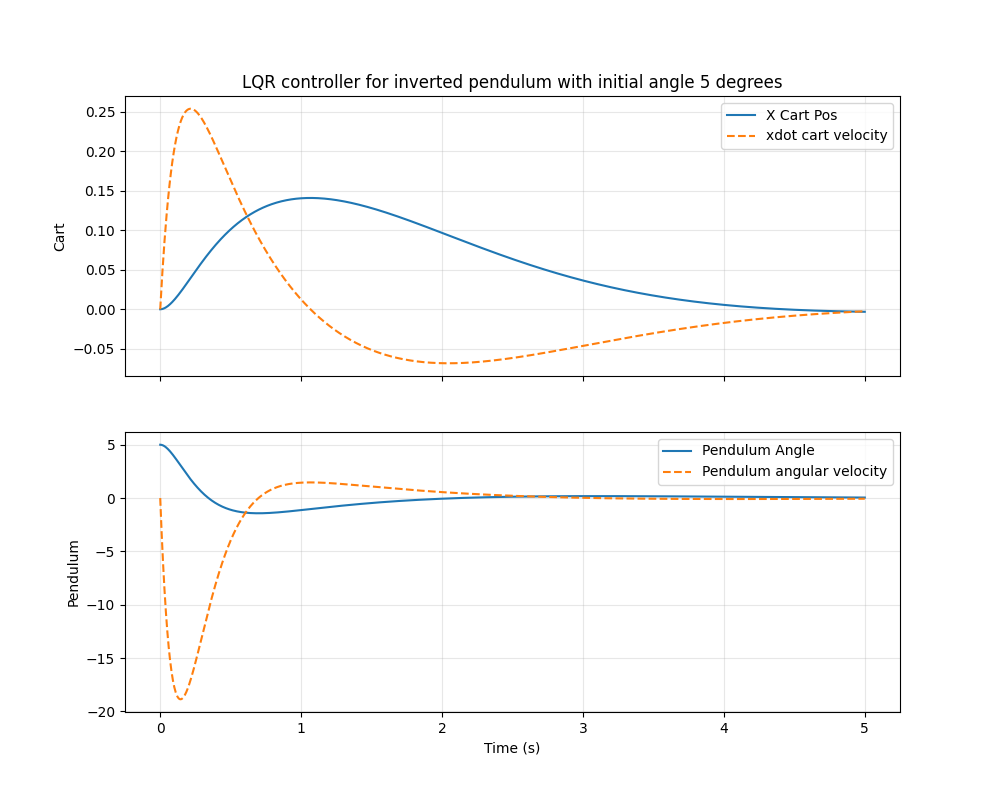

This chart was generated by the following Python code:
import control
import numpy as np
from scipy.integrate import solve_ivp
import matplotlib.pyplot as plt
from matplotlib.animation import FuncAnimation
from matplotlib.animation import PillowWriter


M = 1
m = 0.5
L = 0.4
g = 9.81
b = 0.01

detL = ((M + m) * m* L**2) - m**2 * L**2

def nonlinearpen(state, F, M, m, L, b, g):
    # x[0] cart position
    # x[1] cart velocity
    # x[2] pendulum angle
    # x[3] pendulum angular velocity


    x = state

    det = ((M + m) * m* L**2) - m**2 * L**2 * (np.cos(x[2])**2)

    xaccel = (1/det)*(m**2 * L**3 * np.sin(x[2])*x[3]**2 
                      + m*L**2 * F 
                      - m * L**2 * b * x[1] 
                      - m**2 * L**2 * g * np.cos(x[2])* np.sin(x[2]))
    
    thetaaccel = (1/det)*((M + m)*(m*g*L*np.sin(x[2])) 
                          - m**2 * L**2 * np.cos(x[2]) * np.sin(x[2]) * x[3]**2 
                          - (m*L*np.cos(x[2]))
                          *(F - b * x[1] ))

    return [x[1], xaccel, x[3], thetaaccel]

A = np.array([
    [0, 1, 0, 0],
    [0, -(m * L**2 * b)/detL, -(m**2 * L**2 * g)/detL, 0],
    [0, 0, 0, 1],
    [0, (m*L*b)/detL, ((M+m)*(m*g*L))/detL, 0]
])

B = np.array([
    [0],
    [m*L**2/detL],
    [0],
    [-m*L/detL]
])

Q = np.diag([5,1,100,1])
R = np.array([[1]])

K, S, E = control.lqr(A, B, Q, R)

K = K.flatten()


def CLpen(t,state):
    F = float(-K @ state)

    return nonlinearpen(state, F, M, m, L, b, g)

# initang = np.random.uniform(0,10)
# print(initang)
init = [0.0, 0.0, np.radians(5), 0.0]

t = (0,5)

sol = solve_ivp(CLpen,t,init, max_step=0.005, rtol=1e-8)

t     = sol.t
x     = sol.y[0] # cart position
xdot  = sol.y[1] # cart velocity
theta = sol.y[2] # pend angle
thetadot = sol.y[3] # pend velocity

fig, axes = plt.subplots(2,1, figsize=(10,8), sharex=True)

axes[0].plot(t,x, label='X Cart Pos')
axes[0].plot(t,xdot, label='xdot cart velocity', linestyle='--')
axes[0].set_ylabel('Cart')
axes[0].legend()
axes[0].grid(True, alpha = 0.3)

axes[1].plot(t,np.degrees(theta), label='Pendulum Angle')
axes[1].plot(t,np.degrees(thetadot), label='Pendulum angular velocity', linestyle='--')
axes[1].set_ylabel('Pendulum')
axes[1].set_xlabel('Time (s)')
axes[0].set_title('LQR controller for inverted pendulum with initial angle 5 degrees')
axes[1].legend()
axes[1].grid(True, alpha = 0.3)
plt.savefig("Question_1.png")
# plt.suptitle('LQR controller for inverted pendulum')
# plt.show()

framesPerSec = 60
frame_time = np.arange(0, t[-1], 1/framesPerSec)
x_frames = np.interp(frame_time, t, x) #https://numpy.org/devdocs/reference/generated/numpy.interp.html
theta_frames = np.interp(frame_time, t, theta)

fig2, ax = plt.subplots(figsize=(8,6))
cw, ch = 0.3, 0.18
cart = plt.Rectangle((0, -ch), cw, ch, color='blue')
ax.add_patch(cart)
rod, = ax.plot([], [], lw=2, color='red')
bob, = ax.plot([], [], 'o', color='green', ms=10)
ax.set_xlim(-1, 1)
ax.set_ylim(-0.5, 1)
ax.set_aspect('equal')
ax.set_title('LQR controller for inverted pendulum for initial angle 5 degrees')
def update(frame):
    xc = x_frames[frame]
    thetac = theta_frames[frame]
    cart.set_xy((xc - cw/2, -ch))
    bx = xc+ L * np.sin(thetac) # Forward kinematics to get bob position
    by = L * np.cos(thetac)
    rod.set_data([xc, bx], [0, by]) # updating position of rod
    bob.set_data([bx], [by])
    return cart, rod, bob
# Reference https://matplotlib.org/stable/api/_as_gen/matplotlib.animation.FuncAnimation.html
anim = FuncAnimation(fig2, update, frames=len(frame_time), blit=True, interval=1000/framesPerSec)
# Ref https://matplotlib.org/stable/api/_as_gen/matplotlib.animation.PillowWriter.html
anim.save("Question_1.gif", writer=PillowWriter(fps=framesPerSec))
plt.show()
